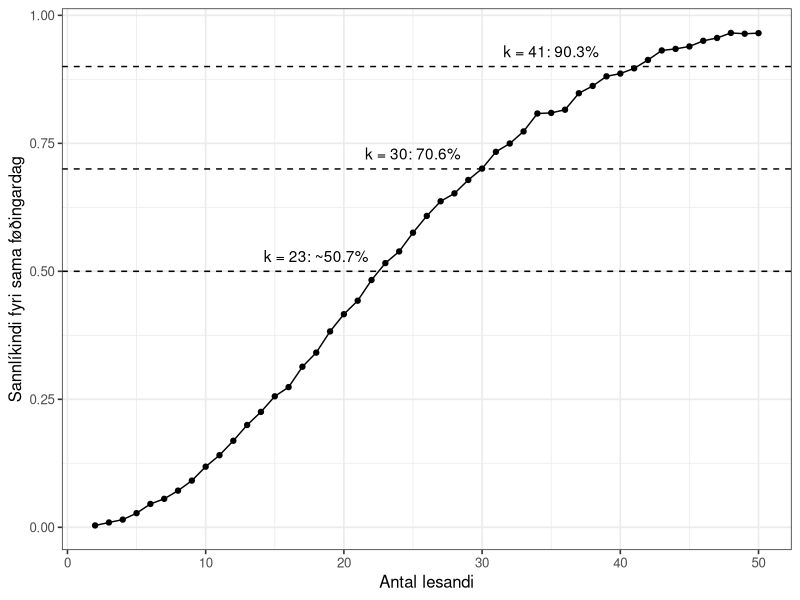
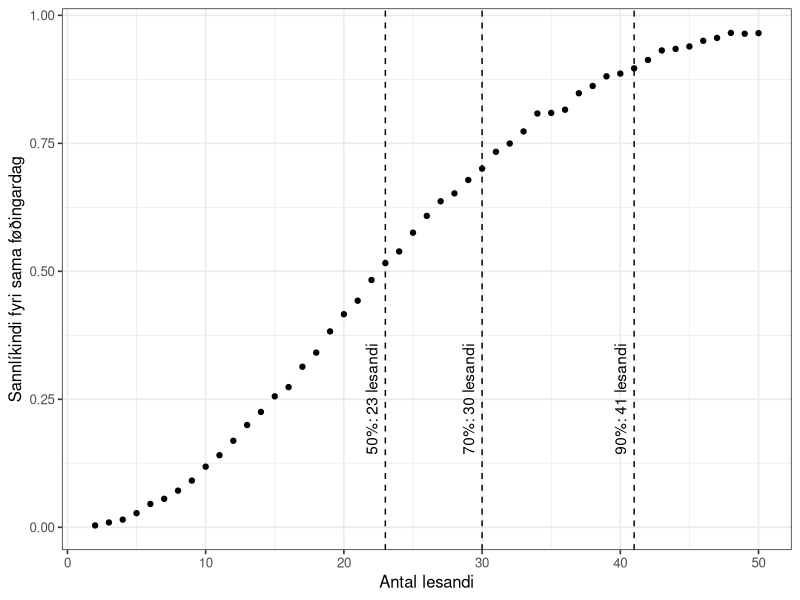
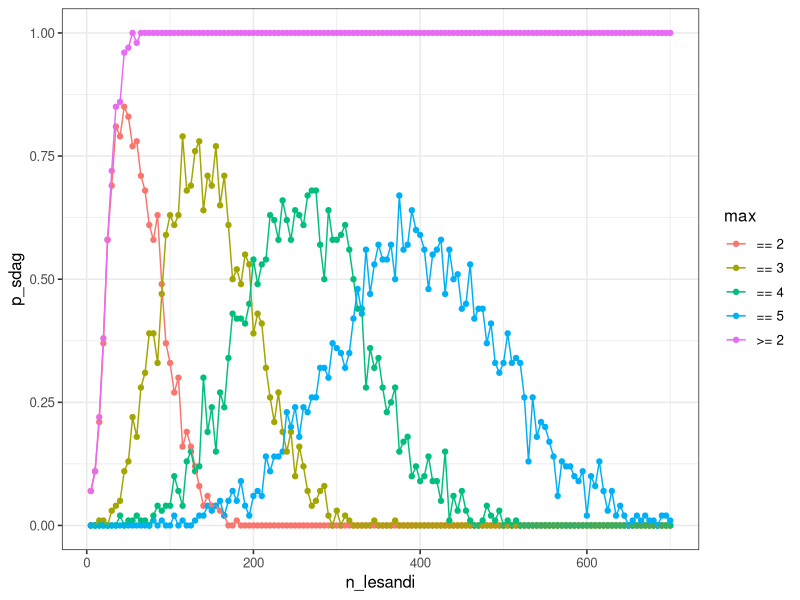
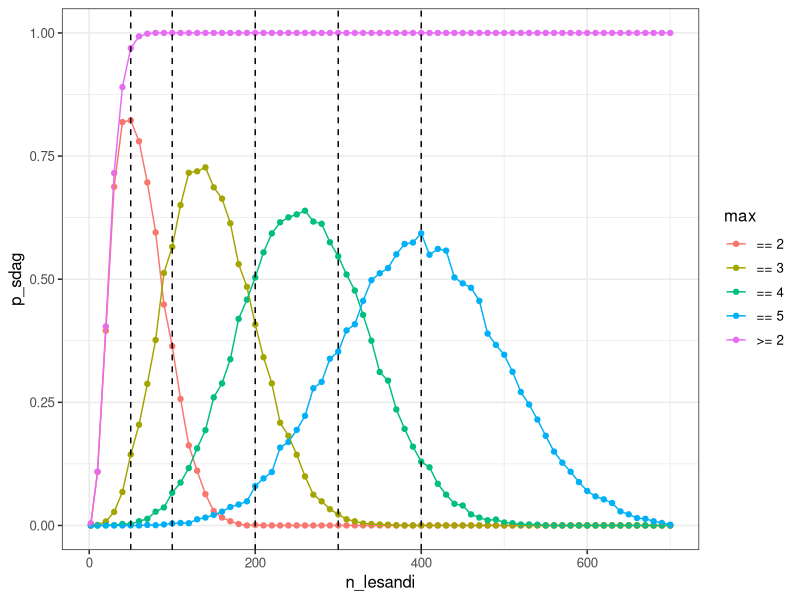
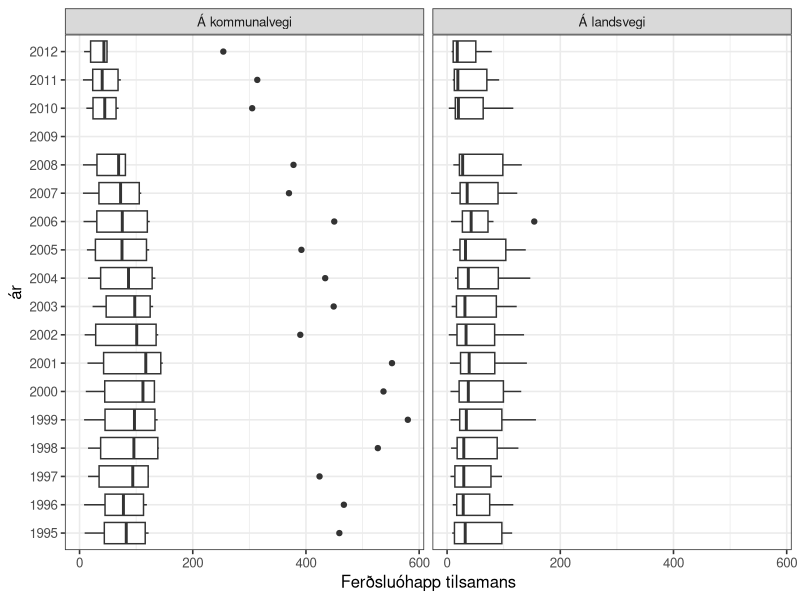
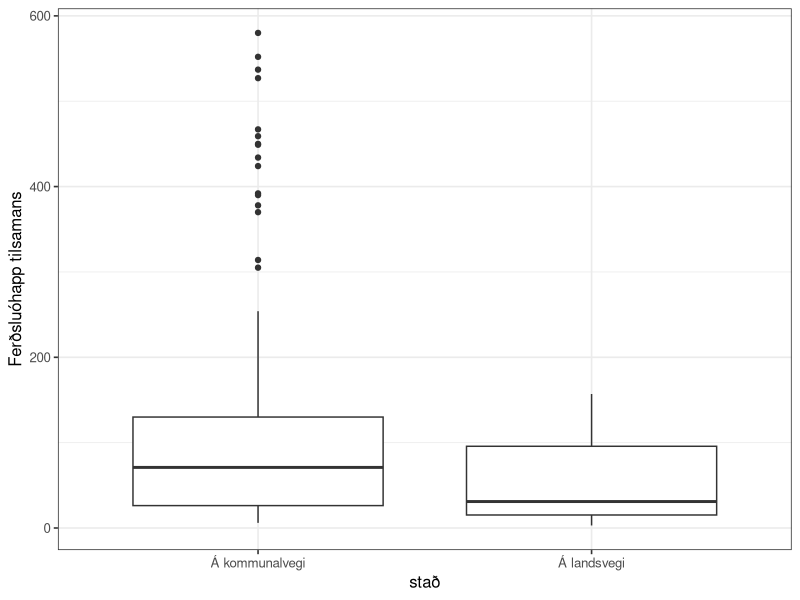
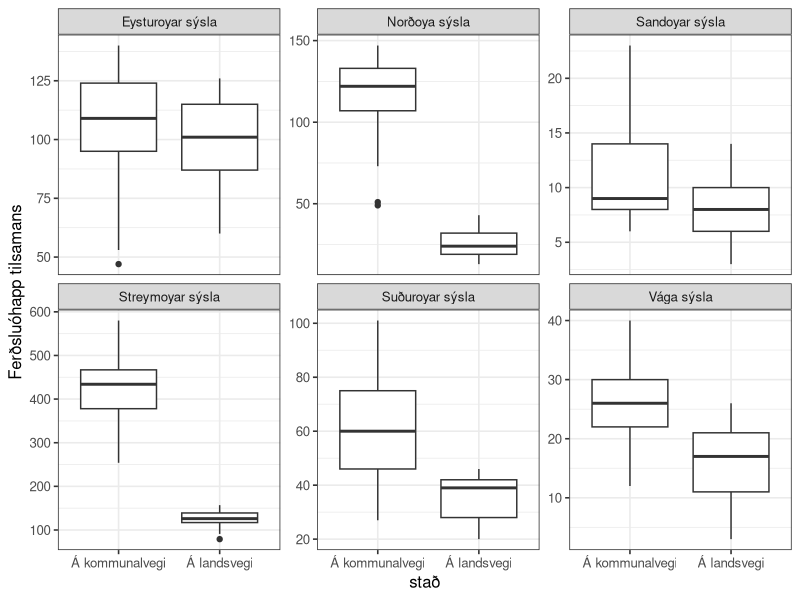
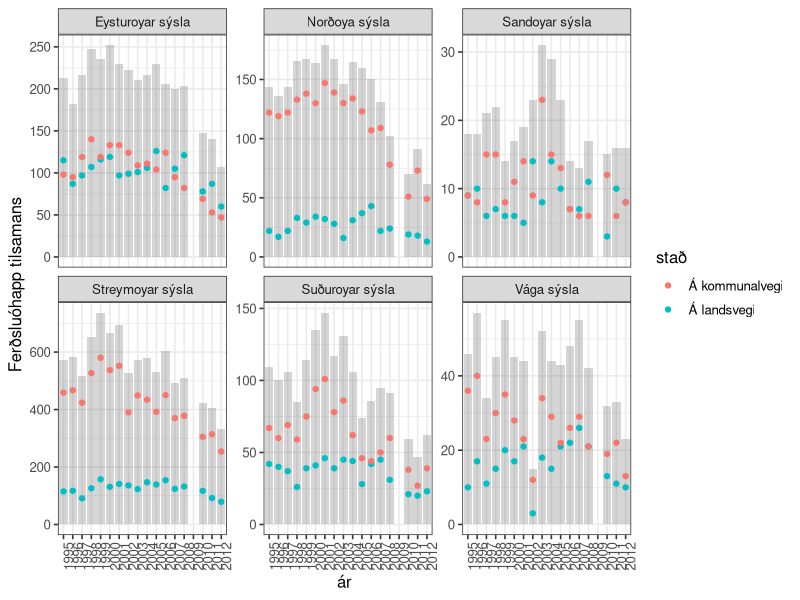

Here is the R script that generated these plots, in order:
## ---- chunk 1
knitr::opts_chunk$set(echo = TRUE)

options(dplyr.summarise.inform = FALSE)
library(tidyverse)

# set theme used for plotting
theme_set(theme_bw(base_size = 12))

## ---- chunk 2
n_lesandi <- 2:10
roynd_nr <- 1:2

sama_fdag <- crossing(n_lesandi, roynd_nr)
sama_fdag
## ---- chunk 3
sama_fdag <- mutate(
  sama_fdag,
  fdag = map(n_lesandi, ~ sample(365, ., replace = TRUE)))

sama_fdag
## ---- chunk 4
str(sama_fdag$fdag)
## ---- chunk 5
sama_fdag <- mutate(sama_fdag, nakar_sdag = map_lgl(fdag, ~ any(duplicated(.x))))
sama_fdag

## ---- chunk 6
p_samadag <- sama_fdag %>%
  group_by(n_lesandi) %>%
  summarise(p_sdag = mean(nakar_sdag))

p_samadag
## ---- chunk 7

p_samadag <-
  crossing(n_lesandi = 2:10, roynd_nr = 1:2) %>%
  mutate(.,
    fdag = map(n_lesandi, ~sample(365, ., replace = TRUE))
  ) %>%
  mutate(., nakar_sdag = map_lgl(fdag, ~any(duplicated(.x)))) %>%
  group_by(n_lesandi) %>%
  summarize(p_sdag = mean(nakar_sdag))
  
p_samadag
## ---- chunk 8

n_lesandi <- 2:50

p_samadag <-
  crossing(n_lesandi, roynd_nr) %>%
  mutate(.,
    fdag = map(n_lesandi, ~sample(365, ., replace = TRUE))
  ) %>%
  mutate(., nakar_sdag = map_lgl(fdag, ~any(duplicated(.x)))) %>%
  group_by(n_lesandi) %>%
  summarize(p_sdag = mean(nakar_sdag))
  
p_samadag

## ---- chunk 9
roynd_nr <- 1:5000
p_samadag <-
  crossing(n_lesandi, roynd_nr) %>%
  mutate(.,
    fdag = map(n_lesandi, ~sample(365, ., replace = TRUE))
  ) %>%
  mutate(., nakar_sdag = map_lgl(fdag, ~any(duplicated(.x)))) %>%
  group_by(n_lesandi) %>%
  summarize(p_sdag = mean(nakar_sdag))
  
p_samadag
## ---- chunk 10
ggplot(p_samadag, aes(x = n_lesandi, y = p_sdag)) +
  geom_point() +
  geom_line() +
  xlab("Antal lesandi") +
  ylab("Sannlíkindi fyri sama føðingardag") +
  geom_hline(yintercept = c(0.5, 0.7, 0.9), linetype = "dashed") +
  annotate("text", x=18, y = 0.53, label="k = 23: ~50.7%") +
  annotate("text", x=25, y = 0.73, label="k = 30: 70.6%") +
  annotate("text", x=35, y = 0.93, label="k = 41: 90.3%")
## ---- chunk 11
p_samadag <- p_samadag %>%
  mutate(n_ymisk = map(n_lesandi, ~prod(365:(365 - . + 1))) %>% unlist,
         n_total = 365^n_lesandi,
         p_teori = 1 - (n_ymisk/n_total)
  )

p_samadag
## ---- chunk 12
p_samadag <- p_samadag %>% 
  mutate(p_bday = map_dbl(n_lesandi, ~pbirthday(., classes = 365, coincident = 2)))

p_samadag
## ---- chunk 13
x50 <- qbirthday(prob = 0.5, classes = 365, coincident = 2)
x70 <- qbirthday(prob = 0.7, classes = 365, coincident = 2)
x90 <- qbirthday(prob = 0.9, classes = 365, coincident = 2)

ggplot(p_samadag, aes(x = n_lesandi, y = p_sdag)) +
  geom_point() +
  geom_vline(xintercept = x50, linetype = "dashed") +
  annotate("text", x=x50-1, y = 0.25, label=sprintf("%s: %s lesandi", "50%", x50), angle=90) +
  geom_vline(xintercept = x70, linetype = "dashed") +
  annotate("text", x=x70-1, y = 0.25, label=sprintf("%s: %s lesandi", "70%", x70), angle=90) +
  geom_vline(xintercept = x90, linetype = "dashed") +
  annotate("text", x=x90-1, y = 0.25, label=sprintf("%s: %s lesandi", "90%", x90), angle=90) +
  xlab("Antal lesandi") +
  ylab("Sannlíkindi fyri sama føðingardag")

## ---- chunk 14
qbirthday(prob = 0.5, classes = 365, coincident = 2)
qbirthday(prob = 0.7, classes = 365, coincident = 2)
qbirthday(prob = 0.9, classes = 365, coincident = 2)
## ---- chunk 15
n_lesandi_50 <- pbirthday(50, classes = 365, coincident = 2)
n_lesandi_50

n_lesandi_80 <- pbirthday(80, classes = 365, coincident = 2)
n_lesandi_80
## ---- chunk 16
n_lesandi = seq(5, 700, 5)
roynd_nr = 1:100

p_maxsdag <- NULL

p_maxsdag <- crossing(n_lesandi, roynd_nr) %>%
  mutate(
    fdag = map(n_lesandi, ~sample(365, ., replace = TRUE)),
    `>= 2` = map_int(fdag, ~any(duplicated(.x))),
    max_sdag = map_int(fdag, function(x) max(table(x))),
    `== 2` = max_sdag == 2,
    `== 3` = max_sdag == 3,
    `== 4` = max_sdag == 4,
    `== 5` = max_sdag == 5,
  )

p_maxsdag
## ---- chunk 17
p_maxsdag <- p_maxsdag %>%
  pivot_longer(cols=c(`>= 2`, `== 2`, `== 3`, `== 4`, `== 5`), names_to = 'max', values_to = 'sdag')

p_maxsdag
## ---- chunk 18


p_maxsdag <- p_maxsdag %>%
  group_by(n_lesandi, max) %>%
  summarize(p_sdag = mean(sdag))
p_maxsdag
## ---- chunk 19
ggplot(p_maxsdag, aes(x = n_lesandi, y = p_sdag, colour = max)) +
  geom_point() +
  geom_line()
## ---- chunk 20
n_lesandi = c(2, seq(10, 700, 10))
#n_lesandi = seq(5, 700, 5)
roynd_nr = 1:2000

p_maxsdag <- NULL

p_maxsdag <- crossing(n_lesandi, roynd_nr) %>%
  mutate(
    fdag = map(n_lesandi, ~sample(365, ., replace = TRUE)),
    `>= 2` = map_int(fdag, ~any(duplicated(.x))),
    max_sdag = map_int(fdag, function(x) max(table(x))),
    `== 2` = max_sdag == 2,
    `== 3` = max_sdag == 3,
    `== 4` = max_sdag == 4,
    `== 5` = max_sdag == 5,
  ) %>%
  pivot_longer(cols=c(`>= 2`, `== 2`, `== 3`, `== 4`, `== 5`), names_to = 'max', values_to = 'sdag') %>%
  group_by(n_lesandi, max) %>%
  summarize(p_sdag = mean(sdag))

p_maxsdag
## ---- chunk 21
ggplot(p_maxsdag, aes(x = n_lesandi, y = p_sdag, colour = max)) +
  geom_point() +
  geom_line() +
  geom_vline(xintercept = c(50, 100, 200, 300, 400), linetype = "dashed")
## ---- chunk 22
max_values <- NULL
for (v in c(50, 100, 200, 300, 400)) {
  n_lesandi_max <- NULL
  n_lesandi_max <-
    head(
      arrange(p_maxsdag %>%
        filter(n_lesandi == v) %>% filter(max != ">= 2"), desc(p_sdag)
      ),
    3) %>%
    mutate(nr = c(1, 2, 3))
  max_values <- rbind(max_values, n_lesandi_max)
}

max_values
## ---- chunk 23
ferdslu_ohapp <- read_csv("ferdslu_ohapp.csv")
ferdslu_ohapp
## ---- chunk 24
ferdslu_ohapp <- read_csv("ferdslu_ohapp.csv", skip = 1, na = "..")
ferdslu_ohapp
## ---- chunk 25
ferdslu_ohapp <- ferdslu_ohapp %>%
  mutate(across(everything(), ~ str_replace(., "-", "0")))
ferdslu_ohapp
## ---- chunk 26
ferdslu_ohapp <- pivot_longer(ferdslu_ohapp, cols = '1995':'2012',
                   names_to = "ár", values_to = "n", values_transform = list(n = as.integer))

ferdslu_ohapp

#ferdslu_ohapp$n <- as.integer(ferdslu_ohapp$n)

## ---- chunk 27

ferdslu_ohapp <- pivot_wider(ferdslu_ohapp, names_from = slag, values_from = n)


ferdslu_ohapp
## ---- chunk 28

ggplot(ferdslu_ohapp) +
  geom_boxplot(aes(x = `Ferðsluóhapp tilsamans`, y = ár), na.rm = TRUE) +
  facet_wrap(~stað)

## ---- chunk 29
df <- ferdslu_ohapp %>%
  filter(`Ferðsluóhapp tilsamans` > 150) 
df
## ---- chunk 30

ggplot(data = ferdslu_ohapp) +
  geom_boxplot(aes(x = stað, y = `Ferðsluóhapp tilsamans`), na.rm = TRUE)

## ---- chunk 31

ggplot(data = ferdslu_ohapp) +
  geom_boxplot(aes(x = stað, y = `Ferðsluóhapp tilsamans`), na.rm = TRUE) +
  facet_wrap(~sýsla, scales = "free_y")

## ---- chunk 32

ggplot(ferdslu_ohapp) +
  geom_bar(aes(x = ár, y = `Ferðsluóhapp tilsamans`), alpha = 0.25, stat = "Identity", na.rm = TRUE) +
  geom_point(aes(x = ár, y = `Ferðsluóhapp tilsamans`, colour = stað), na.rm = TRUE) +
  facet_wrap(~sýsla, scales = "free_y") +
  theme(axis.text.x = element_text(angle = 90))

## ---- chunk 33
ggplot(ferdslu_ohapp, aes(x = `Skadd fólk`, y = `ár`)) +
  geom_boxplot(na.rm = TRUE) +
  facet_wrap(~ `stað`)

## ---- chunk 34
ggplot(ferdslu_ohapp, aes(x = `stað`, y = `Skadd fólk`)) +
  geom_boxplot(na.rm = TRUE)
## ---- chunk 35
ggplot(ferdslu_ohapp, aes(x = `stað`, y = `Skadd fólk`)) +
  geom_boxplot(na.rm = TRUE) +
  facet_wrap(~ `sýsla`, scales = "free_y")
## ---- chunk 36
ggplot(ferdslu_ohapp, aes(x = `stað`, y = `Skadd fólk` / `Ferðsluóhapp tilsamans`)) +
  geom_boxplot(na.rm = TRUE) +
  facet_wrap(~ `sýsla`, scales = "free_y")
## ---- chunk 37
ggplot(ferdslu_ohapp) +
  geom_boxplot(aes(x = `Skadd fólk`/`Ferðsluóhapp tilsamans`, y = `stað`), color = "red", na.rm = TRUE) +
  geom_violin(aes(x = `Skadd fólk`/`Ferðsluóhapp tilsamans`, y = `stað`), alpha = 0.25, na.rm = TRUE) +
  geom_boxplot(aes(x = `Skadd fólk` / `Ferðsluóhapp tilsamans`, y = "Í Føroyum"), color = "blue", na.rm = TRUE) +
  geom_violin(aes(x = `Skadd fólk` / `Ferðsluóhapp tilsamans`, y = "Í Føroyum"), alpha = 0.25, na.rm = TRUE)
## ---- chunk 38
ophapp_yvirlit <- ferdslu_ohapp %>% 
  filter(`ár` != "2009") %>%
  group_by(`stað`) %>%
  summarise(
    n = n(),
    n_ohapp = sum(`Ferðsluóhapp tilsamans`),
    n_skadd = sum(`Skadd fólk`),
    p_skadd = n_skadd / n_ohapp
  )

ophapp_yvirlit
## ---- chunk 39
t.test(ophapp_yvirlit$p_skadd, conf.level = .95)$conf.int
## ---- chunk 40
binom.test(x = 636, n = 12623, p = 1/103)
## ---- chunk 41
prop.test(x = ophapp_yvirlit$n_skadd, n = ophapp_yvirlit$n_ohapp, p = ophapp_yvirlit$p_skadd)
## ---- chunk 42
landsvegi_ar <- ferdslu_ohapp %>% 
  filter(`ár` == 1998, `stað` == "Á landsvegi") %>%
  group_by(stað, ár, sýsla) %>%
  summarise(
    n_ohapp = sum(`Ferðsluóhapp tilsamans`),
    n_skadd = sum(`Skadd fólk`)
  )

landsvegi_ar
## ---- chunk 43
n_ohapp <- landsvegi_ar$n_ohapp
p <- 626/5285 # p_skadd
ndata <- NULL
tdata <- NULL

for (n in n_ohapp) {
  size = n
  mu <- n*p
  sd <- sqrt(n*p*(1-p))
  
  tb_data <- NULL
  tb_data <- tibble(x = seq(0, 25, 0.01),
                    y = dnorm(x, mu, sd),
                    n_ohapp = n)
  ndata <- rbind(ndata, tb_data)
  
  tb_bino <- NULL
  
  tb_bino <- tibble(
  x = seq(0, 25, 1),
  y = dbinom(x, n, p),
  n_ohapp = n
  )
  tdata <- rbind(tdata, tb_bino)
}

ggplot(ndata, aes(x,y)) +
  # geom_area(data=filter(ndata,
  #                       x <= 10),
  #           fill = "lightblue") +
  # geom_area(data=filter(ndata,
  #                       x >= 20),
  #           aes(x = x, y = y),
  #           fill = "lightblue") +
  scale_x_continuous(breaks = seq(0, 25, 5)) +
  #scale_y_continuous(breaks = seq(0, 0.6, 0.1)) +
  geom_line() +
  geom_point(data=tdata, aes(x, y)) +
  facet_wrap(~ n_ohapp)
## ---- chunk 44
sysla_yvirlit <- ferdslu_ohapp %>%
  filter(`ár` != 2009) %>%
  group_by(`sýsla`) %>%
  summarise(
    n_ohapp = sum(`Ferðsluóhapp tilsamans`),
    n_skadd = sum(`Skadd fólk`),
    n_oskadd = n_ohapp - n_skadd 
  )
sysla_yvirlit
## ---- chunk 45
skadd_oskadd <- sysla_yvirlit %>%
  group_by(n_skadd, n_oskadd) %>%
  select(n_skadd, n_oskadd)

skadd_oskadd
## ---- chunk 46
chisq.test(skadd_oskadd)
## ---- chunk 47
prop.test(x = as.matrix(skadd_oskadd))
